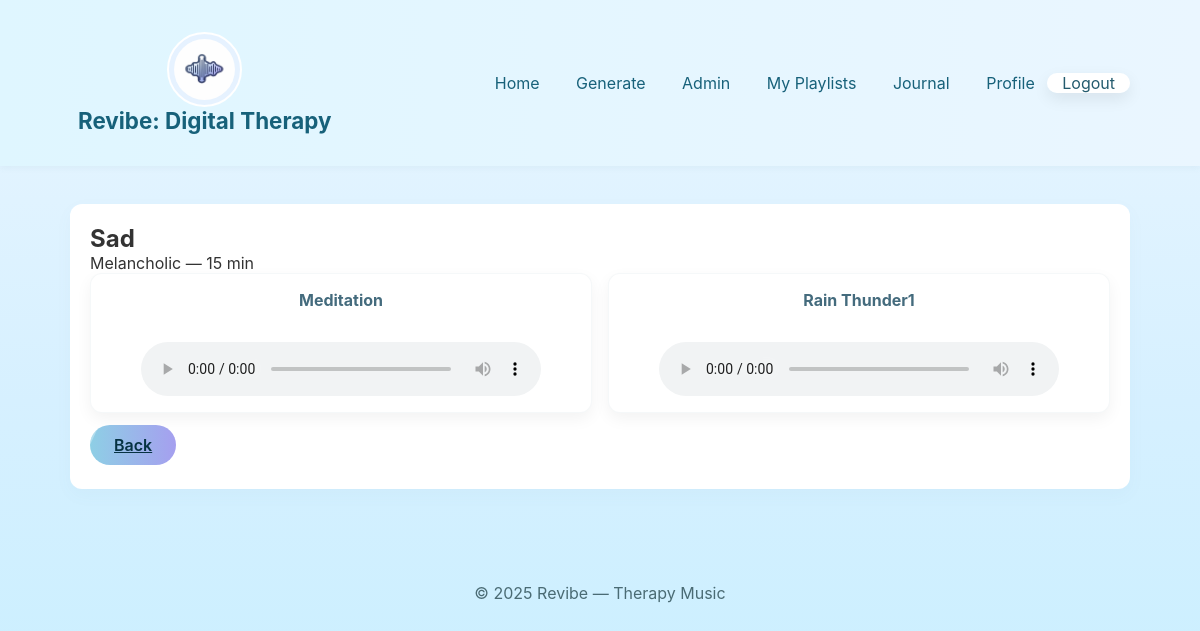
/playlist/6/ (signed in), run on an earlier commit of the app's database.
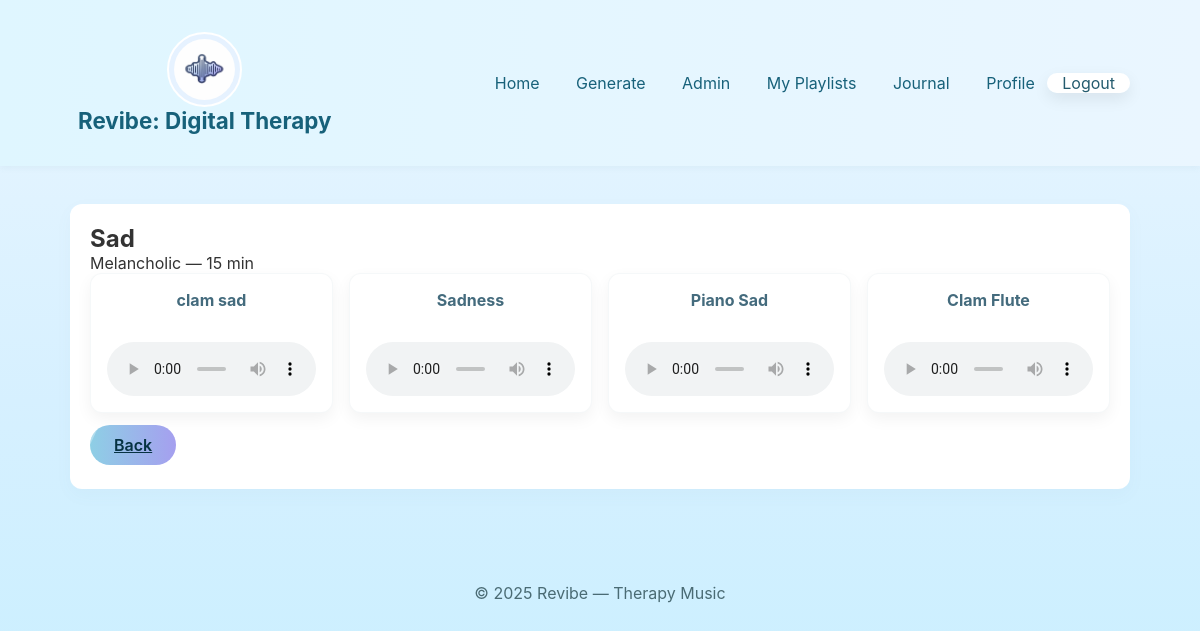
And on a later commit of the database.
### revibe_app/models.py (models this page shows, shortened)
class Song(models.Model):
    title = models.CharField(max_length=200)
    file = models.FileField(upload_to="songs/")

### revibe_app/views.py (the view)
# urls.py: path('playlist/<int:pk>/', views.playlist_detail, name='playlist_detail'),
@login_required
def playlist_detail(request, pk):
    p = get_object_or_404(Playlist, pk=pk)
    return render(request, 'revibe_app/playlist_detail.html', {'p': p})

### revibe_app/templates/revibe_app/playlist_detail.html (shortened to what this page needs)
{% extends 'revibe_app/base.html' %}
{% block content %}
<section class="section">
  <div class="text-center">
    <h2>{{ p.title }}</h2>
    <p>{{ p.mood }} — {{ p.duration }} min</p>
  </div>
  <div class="playlist">
    {% for s in p.songs.all %}
      <div class="card">
        <p>{{ s.title }}</p>
        <audio controls class="audio-player">
          <source src="{{ s.file.url }}" type="audio/mpeg">
        </audio>
      </div>
    {% empty %}
      <p>No songs in this playlist.</p>
    {% endfor %}
  </div>
  <p><a class="btn" href="{% url 'myplaylist' %}">Back</a></p>
</section>
{% endblock %}

What changed in the data, as far as the page shows it:
no longer on this page (row unchanged): Song: title "Meditation"
no longer on this page (row unchanged): Song: title "Rain Thunder1"
added Song: title "clam sad"
added Song: title "Sadness"
added Song: title "Piano Sad"
added Song: title "Clam Flute"
